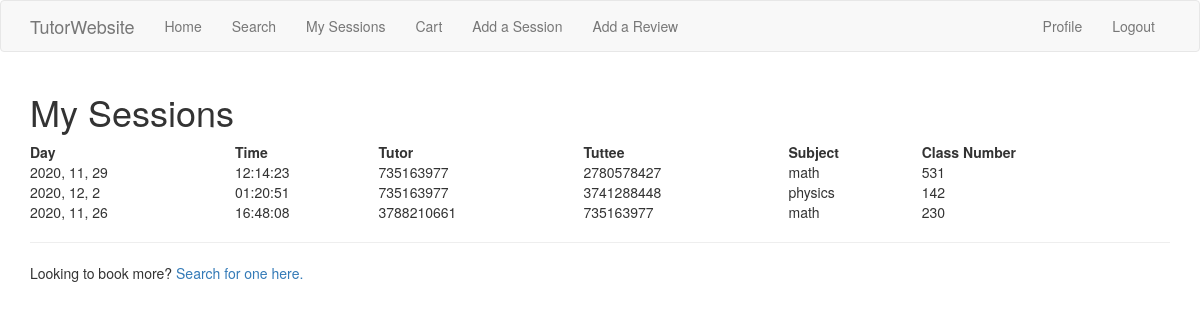
Page /my_sessions (signed in) on the committed database.
### app/models.py (models this page shows, shortened)
class sessiontable(db.Model):
    session_id = db.Column(db.Integer, primary_key=True)
    zoom_link = db.Column(db.String(120))
    date = db.Column(db.String(120))
    time = db.Column(db.String(120))
    price = db.Column(db.Float())
    booked = db.Column(db.String(120))
    tutor = db.Column(db.Integer, db.ForeignKey('usertable.id'))
    tutee = db.Column(db.Integer, db.ForeignKey('usertable.id'))
    subject = db.Column(db.String(120))
    class_num = db.Column(db.Integer)

### app/routes.py (the view)
@app.route('/my_sessions', methods=['GET', 'POST'])
@login_required
def my_sessions():
    user_id = current_user.id
    sessions = sessiontable.query.filter((sessiontable.tutor==user_id) | (sessiontable.tutee==user_id))
    return render_template('sessions.html', title='My Sessions', sessions = sessions)

### app/models.py (called while the page is built)
@login.user_loader
def load_user(id):
    return usertable.query.get(int(id))

### app/routes.py (called while the page is built)
@app.before_request
def before_request():
    if current_user.is_authenticated:
        current_user.last_seen = datetime.utcnow()
        db.session.commit()

### app/templates/sessions.html
{% extends 'base.html' %}
{% block app_content %}
<h1> My Sessions </h1>
<table width=100%>
	<tr>
		<th>Day</th>
		<th>Time</th>
		<th>Tutor</th>
		<th>Tuttee</th>
		<th>Subject</th>
		<th>Class Number</th>
	</tr>
	{% for session in sessions%}
			<tr>
				<td> {{session.date}}</td>
				<td> {{session.time}}</td>
				<td> {{session.tutor}}</td>
				<td> {{session.tutee}}</td>
				<td> {{session.subject}}</td>
				<td> {{session.class_num}}</td>
			</tr>
	{% endfor %}
</table>
<hr width="100%">
<p> Looking to book more? <a href="{{ url_for('search') }}"> Search for one here. </a>
{% endblock %}

### rows in the picture
sessiontable: date "2020, 11, 29", time "12:14:23", tutor "735163977", tutee "2780578427", subject "math", class_num "531"
sessiontable: date "2020, 12, 2", time "01:20:51", tutor "735163977", tutee "3741288448", subject "physics", class_num "142"
sessiontable: date "2020, 11, 26", time "16:48:08", tutor "3788210661", tutee "735163977", subject "math", class_num "230"
